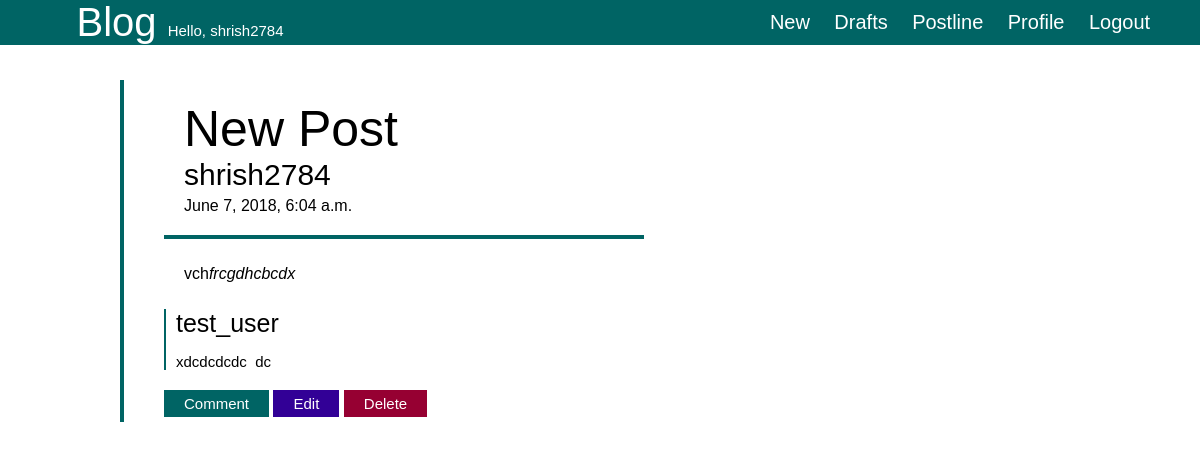
The app's page / (signed in) with its own data.
### Blogs/models.py (models this page shows, shortened)
class Post(models.Model):
    author = models.ForeignKey('auth.User', on_delete=models.CASCADE)
    title = models.CharField(max_length=200)
    text = models.TextField()
    create_date = models.DateTimeField(default=timezone.now())
    publish_date = models.DateTimeField(blank=True, null=True)
    def approved_comments(self):
        return self.comments.filter(approved_comments=True)
    def unapproved_comments(self):
        return self.comments.filter(approved_comments=False)

class Comment(models.Model):
    post = models.ForeignKey('Blogs.Post', related_name='comments', on_delete=models.CASCADE)
    author = models.ForeignKey('auth.User', on_delete=models.CASCADE)
    text = models.TextField()
    create_date = models.DateTimeField(default=timezone.now())
    approved_comments = models.BooleanField(default=False)

### Blogs/views.py (the view)
# urls.py: path('', views.PostListView.as_view(), name='post_list'),
class PostListView(ListView):
    model = models.Post
    def get_queryset(self):
        return models.Post.objects.filter(publish_date__lte=timezone.now()).order_by('-publish_date')

### Blogs/templates/Blogs/post_list.html (shortened to what this page needs)
{% extends 'Blogs/base.html' %}
{% block content %}
  <div id="container">
    {% for post in post_list %}
      <div id="post">
        <div id="title">
          <a>{{ post.title }}<br></a>
          <div id="author">{{ post.author }}</div>
          <div id="date">{{ post.publish_date }}</div>
        </div>
        <div id="text">
          {{ post.text|safe }}
        </div>
        <div id="comments">
          {% for comment in post.approved_comments %}
            <div id="comment_author">
              {{ comment.author }} <small id="small">{{ comment.text|safe }}</small>
            </div>
            {% empty %}
              <p>No Comments!</p>
          {% endfor %}
        </div>
        {% if user.is_authenticated %}
          <a href="{% url 'Blogs:add_comment_to_post' pk=post.pk %}"><button id="commentButton" class="post_button">Comment</button></a>
          {% if user == post.author %}
            <a href="{% url 'Blogs:post_edit' pk=post.pk %}"><button id="editButton" class="post_button">Edit</button></a>
            <a href="{% url 'Blogs:post_delete' pk=post.pk %}"><button id="deleteButton" class="post_button">Delete</button></a>
          {% endif %}
        {% endif %}
      </div>
      {% empty %}
      <div id="empty">
        No posts!
      </div>
    {% endfor %}
  </div>
{% endblock %}

### Blogs/templates/Blogs/base.html (shortened to what this page needs)
<!DOCTYPE html>
{% load staticfiles %}
<html lang="en">
<head>
  <link rel="stylesheet" href="//cdn.jsdelivr.net/npm/medium-editor@latest/dist/css/medium-editor.min.css" type="text/css" media="screen" charset="utf-8">
  <link rel="stylesheet" href="{% static 'Blogs/css/style.css' %}">
</head>
<body>
  <header>
    <div id="heading"><a href="{% url 'Blogs:post_list' %}">Blog </a>
      {% if  user.is_authenticated %}
        <small id="small">Hello, {{ user.username }}</small>
      {% endif %}
    </div>
    <div id="navbar">
      {% if user.is_authenticated %}
        <a href="{% url 'Blogs:post_new' %}">New</a>
        <a href="{% url 'Blogs:post_drafts_list' %}">Drafts</a>
        <a href="{% url 'Blogs:post_user_list' %}">Postline</a>
        <a href="{% url 'Blogs:profile' pk=user.pk %}">Profile</a>
        <a href="{% url 'logout' %}">Logout</a>
      {% else %}
        <a href="{% url 'login' %}">Login</a>
        <a href="{% url 'signup' %}">Signup</a>
      {% endif %}
    </div>
  </header>
  {% block content %}
  {% endblock %}
</body>
</html>

### Blogs/static/Blogs/css/style.css (style rules this page uses)
body { margin: 0px; padding: 0px; font-family: helvetica; }
header { height: auto; width: 100%; margin: auto; background-color: rgb(0, 100, 100); color: white; box-sizing: border-box; display: grid; position: fixed; top: 0px; grid-template-columns: 30% 30% 40%; }
#heading { margin: auto; grid-column: 1 / 2; }
#heading a { text-decoration: none; font-size: 40px; color: white; }
#small { font-size: 15px; }
#navbar { margin: auto; grid-column: 3 / 4; }
#navbar a { text-decoration: none; font-size: 20px; color: white; margin: 0px 10px; }
#container { width: 40%; margin: 10vh 50% auto 10%; border-left: 4px solid rgb(0, 100, 100); }
#post { width: 100%; margin: 40px; box-sizing: border-box; }
#post #title { width: 100%; padding: 20px; border-bottom: 4px solid rgb(0, 100, 100); box-sizing: border-box; }
#post #author { font-size: 30px; }
#post #date { margin-top: 5px; }
#post #title a { text-decoration: none; font-size: 50px; color: black; }
#post #text { padding: 10px 20px; }
#comment_author { font-size: 25px; border-left: 2px solid rgb(0, 100, 100); padding-left: 10px; }
.post_button { border: 0px; cursor: pointer; padding: 5px 20px; margin: 5px 0px; color: white; font-size: 15px; }
#commentButton { background-color: rgb(0, 100, 100); }
#editButton { background-color: rgb(50, 0, 150); }
#deleteButton { background-color: rgb(150, 0, 50); }

### records on screen
Post: title "New Post", author "shrish2784", publish_date "June 7, 2018, 6:04 a.m.", text "vch frcgdhcbcdx", shows "Edit"
Comment: author "test_user", text "xdcdcdcdc dc"

### other values on screen
{{ user.username }} "shrish2784"
